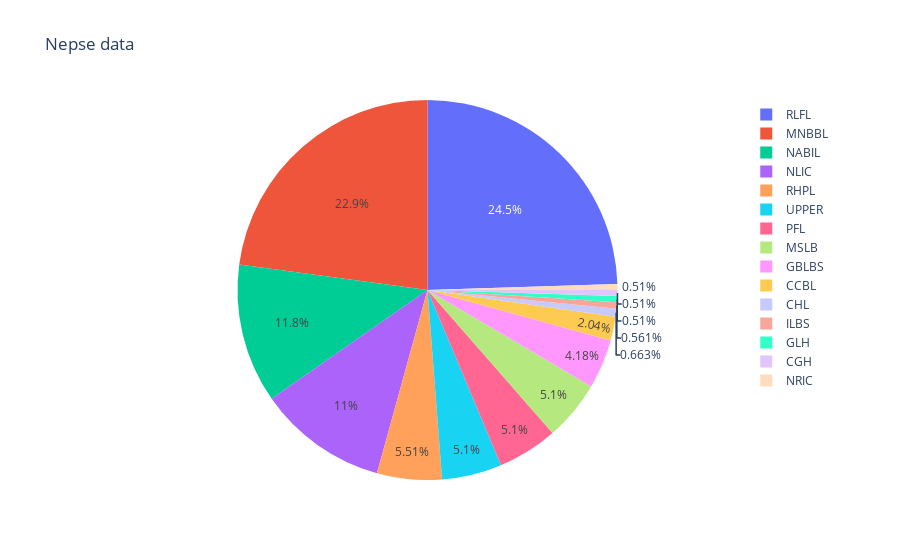

Notebook code cell kept with this figure:
### Code cell
import plotly.express as px
fig = px.pie(df, values='Quantity', names='Stock Symbol', title='Nepse data')
fig.show()

### Figure 1 — Plotly figure (JSON) as saved in the notebook; plotly's stock layout.template omitted (floating-point values rounded to 4 significant figures)
{"data": [{"domain": {"x": [0, 1], "y": [0, 1]}, "hovertemplate": "Stock Symbol=%{label}<br>Quantity=%{value}<extra></extra>", "labels": ["RHPL", "RLFL", "RLFL", "UPPER", "NABIL", "RLFL", "CCBL", "RLFL", "NLIC", "NLIC", "PFL", "GLH", "RLFL", "GBLBS", "ILBS", "MSLB", "CGH", "CHL", "MNBBL", "NRIC"], "legendgroup": "", "name": "", "showlegend": true, "type": "pie", "values": [108, 50, 100, 100, 232, 190, 40, 100, 16, 200, 100, 10, 40, 82, 11, 100, 10, 13, 448, 10]}], "layout": {"legend": {"tracegroupgap": 0}, "title": {"text": "Nepse data"}}}
